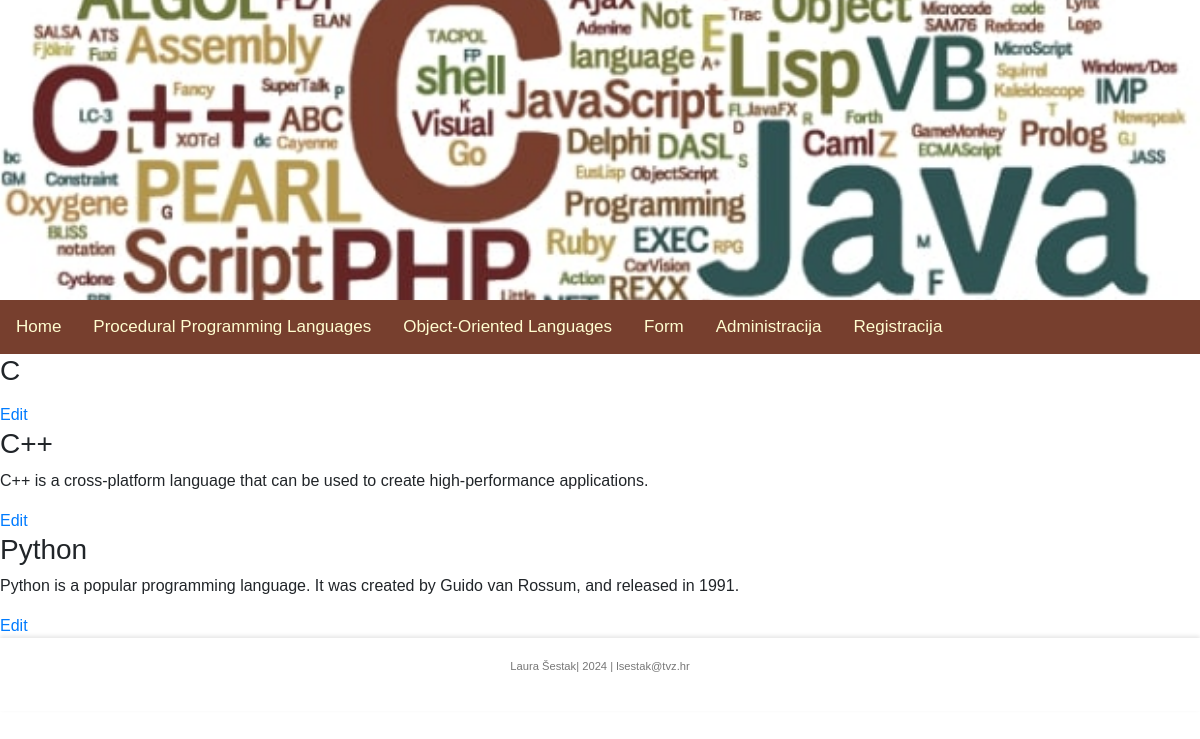
Screenshot of /administracija.php with the database file from the repository.
### tables this page shows
CREATE TABLE `projektdbs` (
  `id` int(11) NOT NULL,
  `title` varchar(32) NOT NULL,
  `summary` text NOT NULL,
  `content` text NOT NULL,
  `category` varchar(255) NOT NULL,
  `picture` blob NOT NULL,
  `display` tinyint(1) NOT NULL DEFAULT 0
);

### administracija.php (the view, shortened to what this page needs)
<?php
include 'connect.php';
?>
<!DOCTYPE html>
<html>
<head>
    <link rel="stylesheet" href="https://cdn.jsdelivr.net/npm/bootstrap@4.3.1/dist/css/bootstrap.min.css">
    <link rel="stylesheet" type="text/css" href="style.css">
</head>
<body>
    <header>
        <div class="header-container">
        </div>
        <nav class="nav-bar">
            <ul class="nav-ul">
                <li><a href="index.php">Home</a></li>
                <li><a href="kategorija.php?category=Procedural programming language">Procedural Programming Languages</a></li>
                <li><a href="kategorija.php?category=Object-oriented language">Object-Oriented Languages</a></li>
                <li><a href="unos.html">Form</a></li>
                <li><a href="#">Administracija</a></li>
                <li><a href="registracija.php">Registracija</a></li>
            </ul>
        </nav>
    </header>
    <?php
    $editId = isset($_GET['edit']) ? $_GET['edit'] : null;
    if ($editId) {
        $query = "SELECT * FROM projektdbs WHERE id = $editId";
        $result = mysqli_query($dbc, $query);
        if ($row = mysqli_fetch_array($result)) {
            echo '<form enctype="multipart/form-data" action="" method="POST">
                <div class="form-item">
                    <label for="title">Naslov vjesti:</label>
                    <div class="form-field">
                        <input type="text" name="title" class="form-field-textual" value="' . $row['title'] . '">
                    </div>
                </div>
                <div class="form-item">
                    <label for="summary">Summary:</label>
                    <div class="form-field">
                        <textarea name="summary" id="" cols="30" rows="10" class="formfield-textual">' . $row['summary'] . '</textarea>
                    </div>
                </div>
                <div class="form-item">
                    <label for="content">Content:</label>
                    <div class="form-field">
                        <textarea name="content" id="" cols="30" rows="10" class="formfield-textual">' . $row['content'] . '</textarea>
                    </div>
                </div>
                <div class="form-item">
                    <label for="picture">Slika:</label>
                    <div class="form-field">
                        <input type="file" class="input-text" id="picture" value="' . $row['picture'] . '" name="picture"/> <br><img src="' . UPLPATH . $row['picture'] . '" style="max-width: 300px; max-height: 300px; width: auto; height: auto;">
                    </div>
                </div>
                <div class="form-item">
                    <label for="category">Kategorija vijesti:</label>
                    <div class="form-field">
                        <select name="category" id="" class="form-field-textual" value="' . $row['category'] . '">
                            <option value="Procedural programming language">Procedural programming language</option>
                            <option value="Object-oriented language">Object-oriented language</option>
                        </select>
                    </div>
                </div>
                <div class="form-item">
                    <label>Spremiti u arhivu:
                        <div class="form-field">';
            if ($row['display'] == 0) {
                echo '<input type="checkbox" name="display" id="display"/> Arhiviraj?';
            } else {
                echo '<input type="checkbox" name="display" id="display" checked/> Arhiviraj?';
            }
            echo '</div>
                    </label>
                </div>
                <div class="form-item">
                    <input type="hidden" name="id" class="form-field-textual" value="' . $row['id'] . '">
                    <button type="reset" value="Reset">Reset</button>
                    <button type="submit" name="update" value="Update">Update</button>
                    <button type="submit" name="delete" value="Delete">Delete</button>
                </div>
            </form>';
        }
    } else {
        $query = "SELECT * FROM projektdbs";
        $result = mysqli_query($dbc, $query);
        while ($row = mysqli_fetch_array($result)) {
            echo '<div class="article-item">
                <h3>' . $row['title'] . '</h3>
                <p>' . $row['summary'] . '</p>
                <a href="?edit=' . $row['id'] . '">Edit</a>
            </div>';
        }
    }
    ?>
    <footer>
        <p class="footer-text">Laura Šestak| 2024 | lsestak@tvz.hr</p>
    </footer>
</body>
</html>

### style.css (style rules this page uses)
* { margin: 0; padding: 0; box-sizing: border-box; font-family:'Trebuchet MS', 'Lucida Sans Unicode', 'Lucida Grande', 'Lucida Sans', Arial, sans-serif }
.header-container { position: relative; width: 100%; height: 300px; background-image: url("images/header picture.jpg"); background-size: cover; background-position: center; }
.nav-bar { position: relative; width:100%; background-color:#773f2e; overflow: hidden; }
.nav-ul { list-style-type: none; margin: 0; padding: 0; display: flex; justify-content: flex-start; }
.nav-ul li { display: inline; }
.nav-ul a { display: block; float: left; color: #FFFDD0; text-align: center; padding: 14px 16px; text-decoration: none; font-size: 17px; transition: background-color 1s, color 1s; }
footer { background-color: #ffffff; padding: 20px; text-align: center; box-shadow: 0 -2px 4px rgba(0, 0, 0, 0.1); }
.footer-text { font-size: 0.7rem; color: #777; }

### rows the page displays
projektdbs: title "C"
projektdbs: title "C++", summary "C++ is a cross-platform language that can be used to create high-performance applications."
projektdbs: title "Python", summary "Python is a popular programming language. It was created by Guido van Rossum, and released in 1991."
